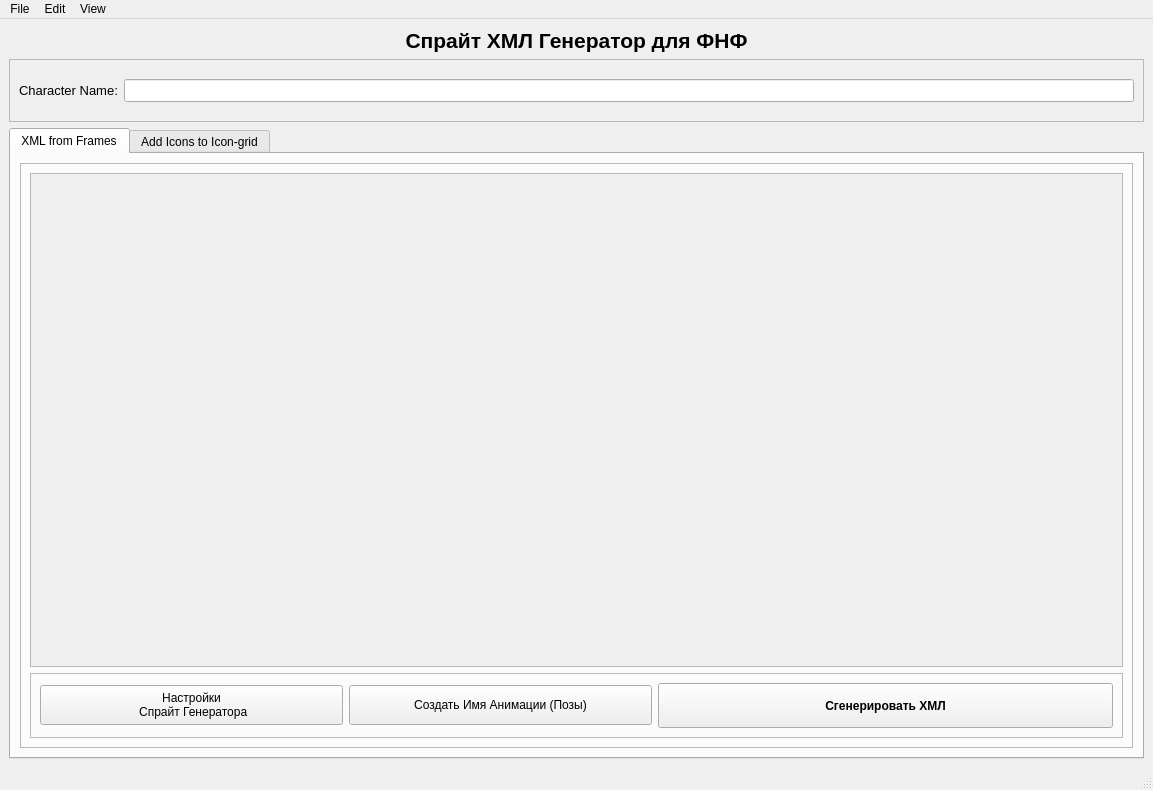
<?xml version="1.0" encoding="UTF-8"?>
<ui version="4.0">
 <class>MainWindow</class>
 <widget class="QMainWindow" name="MainWindow">
  <property name="geometry">
   <rect>
    <x>0</x>
    <y>0</y>
    <width>1066</width>
    <height>790</height>
   </rect>
  </property>
  <property name="windowTitle">
   <string>MainWindow</string>
  </property>
  <widget class="QWidget" name="centralwidget">
   <layout class="QVBoxLayout" name="verticalLayout" stretch="0,1,10">
    <item>
     <widget class="QLabel" name="title_label">
      <property name="font">
       <font>
        <pointsize>16</pointsize>
        <weight>75</weight>
        <bold>true</bold>
       </font>
      </property>
      <property name="text">
       <string>Спрайт ХМЛ Генератор для ФНФ</string>
      </property>
      <property name="alignment">
       <set>Qt::AlignCenter</set>
      </property>
     </widget>
    </item>
    <item>
     <widget class="QFrame" name="charname_input_frame">
      <property name="frameShape">
       <enum>QFrame::StyledPanel</enum>
      </property>
      <property name="frameShadow">
       <enum>QFrame::Raised</enum>
      </property>
      <layout class="QHBoxLayout" name="horizontalLayout">
       <item>
        <widget class="QLabel" name="charname_label">
         <property name="font">
          <font>
           <pointsize>10</pointsize>
          </font>
         </property>
         <property name="text">
          <string>Character Name:</string>
         </property>
        </widget>
       </item>
       <item>
        <widget class="QLineEdit" name="charname_textbox">
         <property name="font">
          <font>
           <pointsize>10</pointsize>
          </font>
         </property>
        </widget>
       </item>
      </layout>
     </widget>
    </item>
    <item>
     <widget class="QTabWidget" name="myTabs">
      <property name="currentIndex">
       <number>0</number>
      </property>
      <widget class="QWidget" name="xmlframes_tab">
       <attribute name="title">
        <string>XML from Frames</string>
       </attribute>
       <layout class="QVBoxLayout" name="verticalLayout_2" stretch="0">
        <item>
         <widget class="QFrame" name="container_frame">
          <property name="frameShape">
           <enum>QFrame::StyledPanel</enum>
          </property>
          <property name="frameShadow">
           <enum>QFrame::Raised</enum>
          </property>
          <layout class="QVBoxLayout" name="verticalLayout_3" stretch="0,0">
           <item>
            <widget class="QScrollArea" name="frames_area">
             <property name="horizontalScrollBarPolicy">
              <enum>Qt::ScrollBarAlwaysOff</enum>
             </property>
             <property name="widgetResizable">
              <bool>true</bool>
             </property>
             <widget class="QWidget" name="sprite_frame_content">
              <property name="geometry">
               <rect>
                <x>0</x>
                <y>0</y>
                <width>990</width>
                <height>456</height>
               </rect>
              </property>
             </widget>
            </widget>
           </item>
           <item>
            <widget class="QFrame" name="controls_frame">
             <property name="frameShape">
              <enum>QFrame::StyledPanel</enum>
             </property>
             <property name="frameShadow">
              <enum>QFrame::Raised</enum>
             </property>
             <layout class="QHBoxLayout" name="horizontalLayout_2" stretch="2,2,3">
              <item>
               <widget class="QPushButton" name="spsh_settings_btn">
                <property name="minimumSize">
                 <size>
                  <width>0</width>
                  <height>40</height>
                 </size>
                </property>
                <property name="text">
                 <string>Настройки 
 Спрайт Генератора</string>
                </property>
               </widget>
              </item>
              <item>
               <widget class="QPushButton" name="posename_btn">
                <property name="minimumSize">
                 <size>
                  <width>0</width>
                  <height>40</height>
                 </size>
                </property>
                <property name="text">
                 <string>Создать Имя Анимации (Позы)</string>
                </property>
               </widget>
              </item>
              <item>
               <widget class="QPushButton" name="generatexml_btn">
                <property name="sizePolicy">
                 <sizepolicy hsizetype="Minimum" vsizetype="Fixed">
                  <horstretch>0</horstretch>
                  <verstretch>0</verstretch>
                 </sizepolicy>
                </property>
                <property name="minimumSize">
                 <size>
                  <width>0</width>
                  <height>45</height>
                 </size>
                </property>
                <property name="font">
                 <font>
                  <weight>75</weight>
                  <bold>true</bold>
                 </font>
                </property>
                <property name="text">
                 <string>Сгенерировать ХМЛ</string>
                </property>
               </widget>
              </item>
             </layout>
            </widget>
           </item>
          </layout>
         </widget>
        </item>
       </layout>
      </widget>
      <widget class="QWidget" name="icongrid_tab">
       <attribute name="title">
        <string>Add Icons to Icon-grid</string>
       </attribute>
       <layout class="QVBoxLayout" name="verticalLayout_4">
        <item>
         <widget class="QFrame" name="container_frame_icongrid">
          <property name="frameShape">
           <enum>QFrame::StyledPanel</enum>
          </property>
          <property name="frameShadow">
           <enum>QFrame::Raised</enum>
          </property>
          <layout class="QVBoxLayout" name="verticalLayout_5" stretch="10,1">
           <item>
            <widget class="QScrollArea" name="scrollArea_2">
             <property name="widgetResizable">
              <bool>true</bool>
             </property>
             <widget class="QWidget" name="scrollAreaWidgetContents_2">
              <property name="geometry">
               <rect>
                <x>0</x>
                <y>0</y>
                <width>990</width>
                <height>451</height>
               </rect>
              </property>
              <layout class="QVBoxLayout" name="verticalLayout_6">
               <property name="spacing">
                <number>0</number>
               </property>
               <property name="leftMargin">
                <number>0</number>
               </property>
               <property name="topMargin">
                <number>0</number>
               </property>
               <property name="rightMargin">
                <number>0</number>
               </property>
               <property name="bottomMargin">
                <number>0</number>
               </property>
               <item>
                <widget class="QLabel" name="icongrid_holder_label">
                 <property name="text">
                  <string/>
                 </property>
                </widget>
               </item>
              </layout>
             </widget>
            </widget>
           </item>
           <item>
            <widget class="QFrame" name="controls_frame_icongrid">
             <property name="frameShape">
              <enum>QFrame::StyledPanel</enum>
             </property>
             <property name="frameShadow">
              <enum>QFrame::Raised</enum>
             </property>
             <layout class="QHBoxLayout" name="horizontalLayout_3" stretch="1,1,0,0,0,1,1">
              <item>
               <widget class="QPushButton" name="uploadicongrid_btn">
                <property name="minimumSize">
                 <size>
                  <width>0</width>
                  <height>50</height>
                 </size>
                </property>
                <property name="text">
                 <string>Загрузить Сетку Иконок(перевод
кривой)</string>
                </property>
               </widget>
              </item>
              <item>
               <widget class="QPushButton" name="uploadicons_btn">
                <property name="minimumSize">
                 <size>
                  <width>0</width>
                  <height>50</height>
                 </size>
                </property>
                <property name="text">
                 <string>Загрузить Иконки</string>
                </property>
               </widget>
              </item>
              <item>
               <widget class="QCheckBox" name="use_psychengine_checkbox">
                <property name="enabled">
                 <bool>true</bool>
                </property>
                <property name="text">
                 <string>Псих Энджин Мод</string>
                </property>
               </widget>
              </item>
              <item>
               <widget class="QLabel" name="iconselected_label">
                <property name="text">
                 <string>No. of
иконка выбрана (кривой
перевод опять):
0</string>
                </property>
                <property name="alignment">
                 <set>Qt::AlignCenter</set>
                </property>
               </widget>
              </item>
              <item>
               <widget class="QLabel" name="tip_label">
                <property name="font">
                 <font>
                  <weight>75</weight>
                  <bold>true</bold>
                 </font>
                </property>
                <property name="text">
                 <string>Tip: Use ctrl+i and ctrl+o to zoom in or out respectively</string>
                </property>
                <property name="alignment">
                 <set>Qt::AlignLeading|Qt::AlignLeft|Qt::AlignVCenter</set>
                </property>
               </widget>
              </item>
              <item>
               <widget class="QLabel" name="zoom_label">
                <property name="text">
                 <string>Zoom:</string>
                </property>
               </widget>
              </item>
              <item>
               <widget class="QPushButton" name="generateicongrid_btn">
                <property name="minimumSize">
                 <size>
                  <width>0</width>
                  <height>50</height>
                 </size>
                </property>
                <property name="text">
                 <string>Сгенерировать новую
Сборку Иконок</string>
                </property>
               </widget>
              </item>
             </layout>
            </widget>
           </item>
          </layout>
         </widget>
        </item>
       </layout>
      </widget>
     </widget>
    </item>
   </layout>
  </widget>
  <widget class="QMenuBar" name="menubar">
   <property name="geometry">
    <rect>
     <x>0</x>
     <y>0</y>
     <width>1066</width>
     <height>26</height>
    </rect>
   </property>
   <widget class="QMenu" name="menuFile">
    <property name="title">
     <string>File</string>
    </property>
    <widget class="QMenu" name="menuExport">
     <property name="title">
      <string>Экспортировать...</string>
     </property>
     <addaction name="actionExport_as_Spritesheet_and_XML"/>
     <addaction name="actionExport_induvidual_images"/>
    </widget>
    <widget class="QMenu" name="menuImport">
     <property name="title">
      <string>Импортировать...</string>
     </property>
     <addaction name="action_import_existing"/>
     <addaction name="actionImport_Images"/>
     <addaction name="actionImport_from_GIF"/>
    </widget>
    <addaction name="menuImport"/>
    <addaction name="separator"/>
    <addaction name="actionImport_IconGrid"/>
    <addaction name="actionImport_Icons"/>
    <addaction name="separator"/>
    <addaction name="menuExport"/>
   </widget>
   <widget class="QMenu" name="menuEdit">
    <property name="title">
     <string>Edit</string>
    </property>
    <widget class="QMenu" name="menuEdit_Selected_Images">
     <property name="title">
      <string>Edit Selected Images</string>
     </property>
     <widget class="QMenu" name="menuFlip">
      <property name="title">
       <string>Flip</string>
      </property>
      <addaction name="actionFlipX"/>
      <addaction name="actionFlipY"/>
     </widget>
     <addaction name="menuFlip"/>
    </widget>
    <addaction name="actionClear_Spritesheet_Grid"/>
    <addaction name="menuEdit_Selected_Images"/>
    <addaction name="separator"/>
    <addaction name="actionClear_IconGrid"/>
    <addaction name="actionClear_Icon_selection"/>
   </widget>
   <widget class="QMenu" name="menuView">
    <property name="title">
     <string>View</string>
    </property>
    <widget class="QMenu" name="menuDefault_Dark_mode">
     <property name="contextMenuPolicy">
      <enum>Qt::ActionsContextMenu</enum>
     </property>
     <property name="title">
      <string>Theme</string>
     </property>
    </widget>
    <addaction name="actionPreview_Animation"/>
    <addaction name="actionView_XML_structure"/>
    <addaction name="separator"/>
    <addaction name="menuDefault_Dark_mode"/>
   </widget>
   <addaction name="menuFile"/>
   <addaction name="menuEdit"/>
   <addaction name="menuView"/>
  </widget>
  <widget class="QStatusBar" name="statusbar"/>
  <action name="action_import_existing">
   <property name="text">
    <string>Импортировать существующие Спрайты и Хмл</string>
   </property>
  </action>
  <action name="actionImport_Images">
   <property name="text">
    <string>Импортировать Изображение....</string>
   </property>
  </action>
  <action name="actionClear_Spritesheet_Grid">
   <property name="text">
    <string>Очистить спрайты</string>
   </property>
  </action>
  <action name="actionEdit_Frame_Properties">
   <property name="text">
    <string>Изменить Свойства Фрейма (кривой перевод)</string>
   </property>
  </action>
  <action name="actionImport_icons">
   <property name="enabled">
    <bool>false</bool>
   </property>
   <property name="text">
    <string>Импортировать Иконки</string>
   </property>
  </action>
  <action name="actionImport_IconGrid">
   <property name="enabled">
    <bool>false</bool>
   </property>
   <property name="text">
    <string>Импортировать Сборку Иконок</string>
   </property>
  </action>
  <action name="actionImport_Icons">
   <property name="enabled">
    <bool>false</bool>
   </property>
   <property name="text">
    <string>Импортировать Иконки</string>
   </property>
  </action>
  <action name="actionClear_IconGrid">
   <property name="enabled">
    <bool>false</bool>
   </property>
   <property name="text">
    <string>Убрать Сборку Иконок</string>
   </property>
  </action>
  <action name="actionClear_Icon_selection">
   <property name="enabled">
    <bool>false</bool>
   </property>
   <property name="text">
    <string>Убрать Выбор Иконок</string>
   </property>
  </action>
  <action name="actionExport_as_Spritesheet_and_XML">
   <property name="text">
    <string>Экспортировать как Спрайт и ХМЛ</string>
   </property>
  </action>
  <action name="actionExport_induvidual_images">
   <property name="text">
    <string>Экспортировать отдельные Изображения</string>
   </property>
  </action>
  <action name="actionPreview_Animation">
   <property name="text">
    <string>Предварительный Просмотр Анимации</string>
   </property>
  </action>
  <action name="actiondefault">
   <property name="checkable">
    <bool>true</bool>
   </property>
   <property name="checked">
    <bool>true</bool>
   </property>
   <property name="text">
    <string>Default</string>
   </property>
  </action>
  <action name="actiondark_mode">
   <property name="checkable">
    <bool>true</bool>
   </property>
   <property name="text">
    <string>Темный Режим</string>
   </property>
  </action>
  <action name="actionView_XML_structure">
   <property name="text">
    <string>Получить Структуру Хмл</string>
   </property>
  </action>
  <action name="actionDefault">
   <property name="text">
    <string>Default</string>
   </property>
  </action>
  <action name="actionDark">
   <property name="text">
    <string>Dark</string>
   </property>
  </action>
  <action name="actionDefault_2">
   <property name="checkable">
    <bool>true</bool>
   </property>
   <property name="checked">
    <bool>true</bool>
   </property>
   <property name="text">
    <string>Default</string>
   </property>
  </action>
  <action name="actionDark_2">
   <property name="text">
    <string>Dark</string>
   </property>
  </action>
  <action name="actionFlipX">
   <property name="text">
    <string>FlipX</string>
   </property>
  </action>
  <action name="actionFlipY">
   <property name="text">
    <string>FlipY</string>
   </property>
  </action>
  <action name="actiontets">
   <property name="text">
    <string>tets</string>
   </property>
  </action>
  <action name="actionImport_from_GIF">
   <property name="text">
    <string>Импортировать из GIF</string>
   </property>
  </action>
 </widget>
 <resources/>
 <connections/>
</ui>
